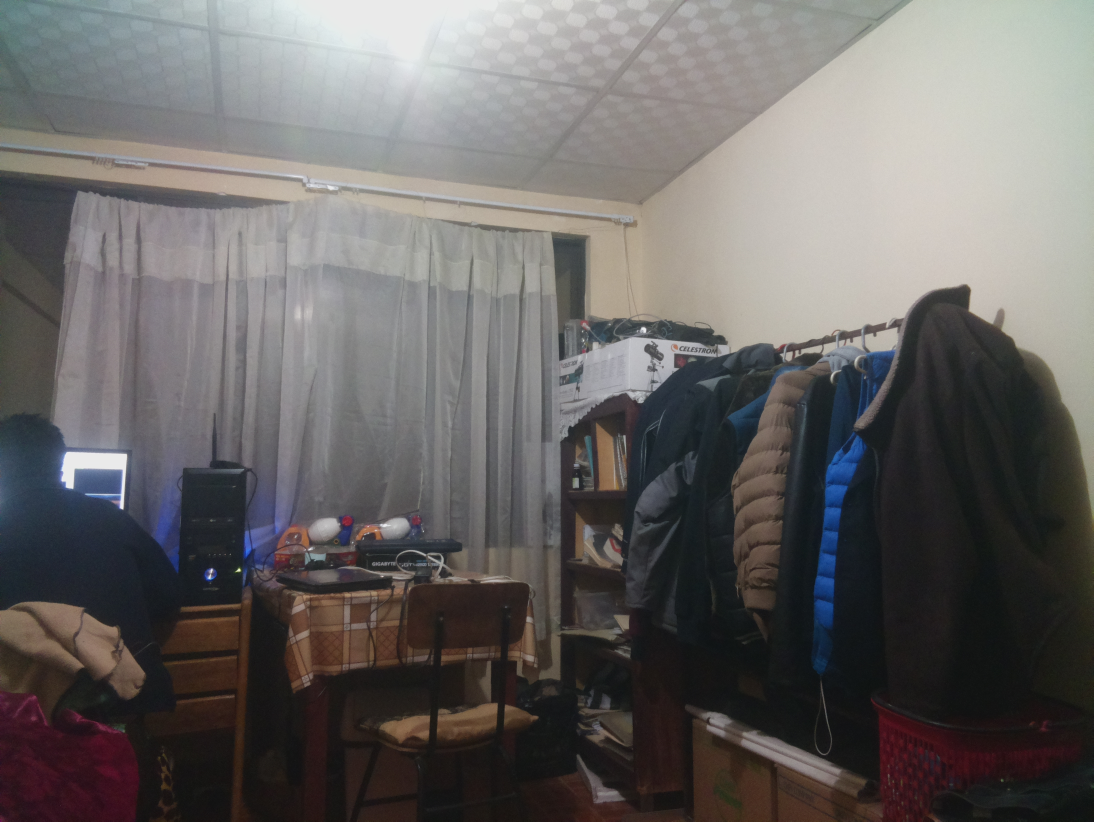
#> input picture image.jpg, 3280 x 2464 px, given in place of the camera (shown at 1/3 size)
$ python imagen_thrsh.py
#> lines starting #> are read from the running program, lines starting #| are printed output that depends on the picture
import numpy as np
import cv2

path = 0
cap = cv2.VideoCapture(path)

def nothing(x):
    pass
# Creating a window for later use
cv2.namedWindow('result')

# Starting with 100's to prevent error while masking
h,s,v = 100,100,100

# Creating track bar
cv2.createTrackbar('h', 'result',0,179,nothing)
cv2.createTrackbar('s', 'result',0,255,nothing)
cv2.createTrackbar('v', 'result',0,255,nothing)

while(1):

    _, frame = cap.read()
#> frame is the input picture: shape (2464, 3280, 3); mean B, G, R 99.8, 100.9, 103.8

    w,h = frame.shape[0], frame.shape[1]
#> w = 2464; h = 3280

    frame = frame[int(0):int(w*0.35), int(h*0.25):int(h*0.80)]
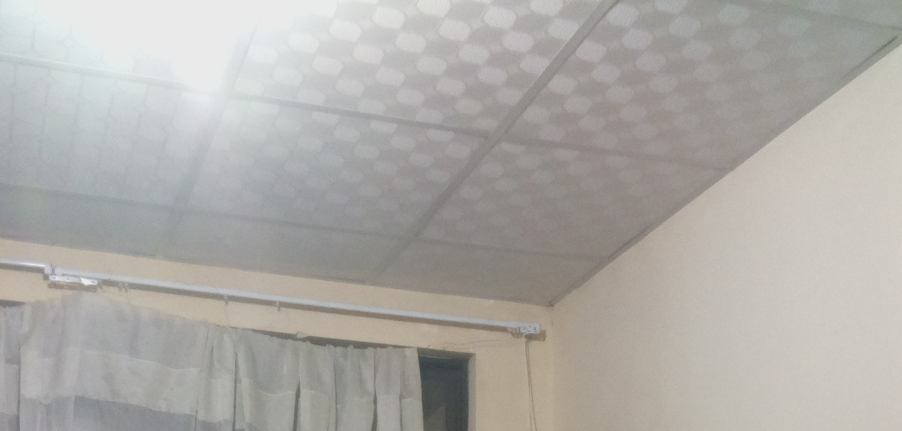
#> frame: shape (862, 1804, 3) (shown at 1/2 size); mean B, G, R 167.8, 171.9, 174.5
    #converting to HSV
    hsv = cv2.cvtColor(frame,cv2.COLOR_BGR2HSV)
#> hsv: shape (862, 1804, 3); mean H, S, V 41.9, 14.4, 176.1

    # get info from track bar and appy to result
    h = cv2.getTrackbarPos('h','result')
    s = cv2.getTrackbarPos('s','result')
    v = cv2.getTrackbarPos('v','result')

    # Normal masking algorithm
    lower_blue = np.array([h,s,v])
    upper_blue = np.array([180,255,255])# 180,255,255 Blue nad red, 90,255,255  green

    mask = cv2.inRange(hsv,lower_blue, upper_blue)
#> mask: shape (862, 1804); every value is 255

    result = cv2.bitwise_and(frame,frame,mask = mask)

    s = cv2.resize(result, (320*2, 240*2))
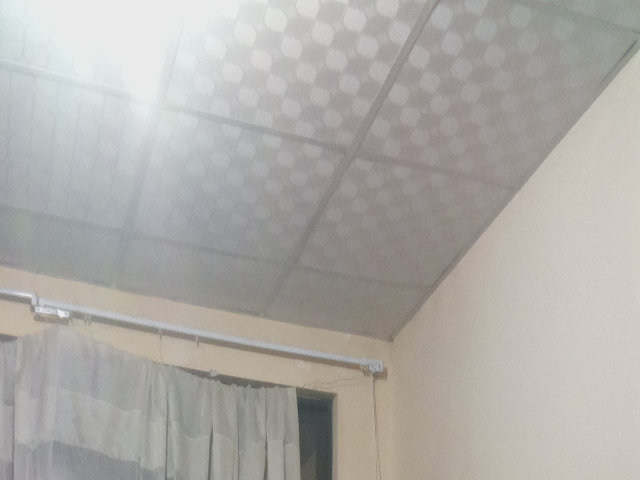
#> s: shape (480, 640, 3); mean B, G, R 167.7, 171.8, 174.4
    cv2.imshow('result', s)

    ch = 0xFF & cv2.waitKey(5)
#> (key q is pressed here)
    if ch == ord('q'):
        break

cap.release()

cv2.destroyAllWindows()

$ run again, on grabando_1323_1412.jpg
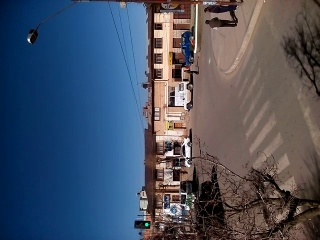
#> input picture grabando_1323_1412.jpg, 320 x 240 px, given in place of the camera
#> frame is the input picture: shape (240, 320, 3); mean B, G, R 99.3, 81.9, 72.8
#> `frame = frame[int(0):int(w*0.35), int(h*0.25):int(h*0.80)]`:
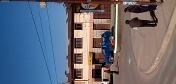
#> frame: shape (84, 176, 3); mean B, G, R 119.3, 105.9, 102.7
#> hsv: shape (84, 176, 3); mean H, S, V 54.8, 113.2, 140.5
#> mask: shape (84, 176); every value is 255
#> `s = cv2.resize(result, (320*2, 240*2))`:
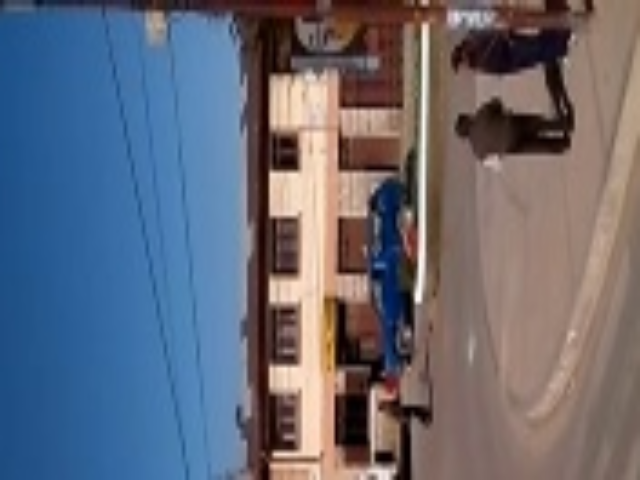
#> s: shape (480, 640, 3); mean B, G, R 119.2, 105.8, 102.6
